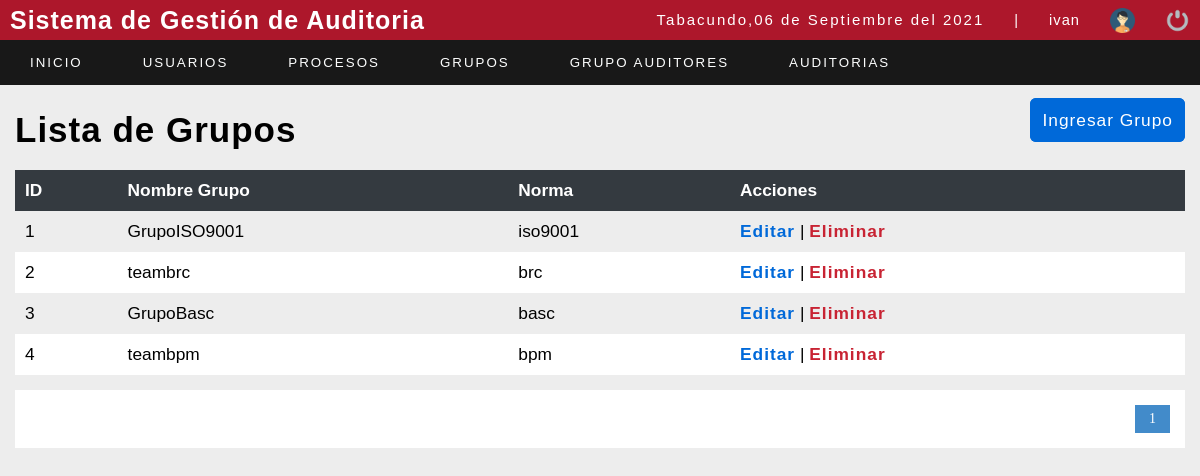
/sistema/lista_grupo_auditor.php (signed in), run on an earlier commit of the app's database.
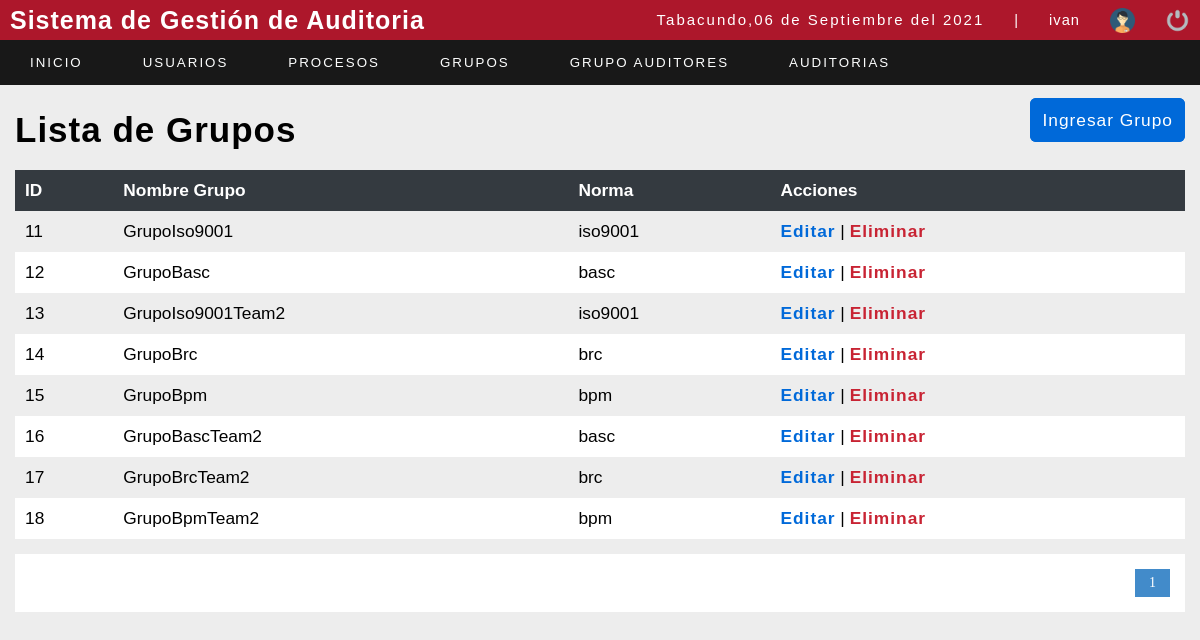
And on a later commit of the database.
### tables this page shows
CREATE TABLE `grupoauditor` (
  `idgrupo` int(11) NOT NULL,
  `nombregrupo` varchar(50) NOT NULL,
  `idnorma` int(11) NOT NULL
);

CREATE TABLE `norma` (
  `idnorma` int(11) NOT NULL,
  `nombrenorma` varchar(50) NOT NULL
);

### sistema/includes/funtions.php (called while the page is built, shortened)
<?php
	function fechaC(){
		$mes = array("","Enero",
					  "Febrero",
					  "Marzo",
					  "Abril",
					  "Mayo",
					  "Junio",
					  "Julio",
					  "Agosto",
					  "Septiembre",
					  "Octubre",
					  "Noviembre",
					  "Diciembre");
		return date('d')." de ". $mes[date('n')] . " del " . date('Y');
	}
 ?>

### sistema/lista_grupo_auditor.php (the view, shortened to what this page needs)
<?php
	include "../conexion.php";
 ?>
<!DOCTYPE html>
<html lang="en">
<head>
	<?php include "includes/scripts.php";?>
	<link rel="stylesheet" href="https://pro.fontawesome.com/releases/v5.10.0/css/all.css" />
</head>
<body>
<?php include "includes/header.php";?>
	<section id="container">
 <div style="display: flex;  justify-content:space-between; margin: 20px 0px; ">
		<h1>Lista de Grupos</h1>
		<div style="justify-content:flex-end">
		<a style="border: 2px solid #0069D9;  color: #ffffff; background-color: #0069D9; border-radius: 6px;" href="registro_grupo_auditor.php" class="btn_save">Ingresar Grupo</a>
	    </div>
		</div>
<table>
<tr>
    <th>ID</th>
    <th>Nombre Grupo</th>
	<th>Norma</th>
	<th>Acciones</th>
</tr>
 <?php
$sql_registe = mysqli_query($conection,"SELECT COUNT(*) as total_registro FROM grupoauditor");
$result_register = mysqli_fetch_array($sql_registe);
$total_registro = $result_register['total_registro'];
$por_pagina = 10;
if(empty($_GET['pagina']))
{
    $pagina = 1;
}else{
    $pagina = $_GET['pagina'];
}
$desde = ($pagina-1) * $por_pagina;
$total_paginas = ceil($total_registro / $por_pagina);
 $query = mysqli_query($conection, "SELECT g.idgrupo, g.nombregrupo,n.nombrenorma from norma n , grupoauditor g where g.idnorma=n.idnorma ORDER BY idgrupo ASC LIMIT $desde,$por_pagina");
$result=mysqli_num_rows($query);
 if($result>0){
    while($data=mysqli_fetch_array($query)){
      ?>
<tr>
    <td><?php echo $data[0];?></td>
    <td><?php echo $data[1] ;?></td>
    <td><?php echo $data[2];?></td>
    <td>
        <a class="link_edit" href="editar_grupo_auditor.php?id=<?php echo $data[0]; ?>">Editar</a>
		<?php if ($_SESSION['rol']==1){?>
		|
		<a class="link_delete" href="eliminar_grupo_auditor.php?id=<?php echo $data[0]; ?>">Eliminar</a>
	   <?php }?>
    </td>
</tr>
       <?php
    }
  }
 ?>
</table>
<div class="paginador">
			<ul>
			<?php
				for ($i=1; $i <= $total_paginas; $i++) {
					if($i == $pagina)
					{
						echo '<li class="pageSelected">'.$i.'</li>';
					}else{
						echo '<li><a href="?pagina='.$i.'">'.$i.'</a></li>';
					}
				}
			 ?>
			</ul>
		</div>
	</section>
</body>
</html>

### sistema/includes/scripts.php (shortened to what this page needs)
<link rel="stylesheet" type="text/css" href="css/style.css">
<?php include "funtions.php";?>

### sistema/includes/header.php (shortened to what this page needs)
<header>
		<div class="header">
			<h1 class="relleno">Sistema de Gestión de Auditoria</h1>
			<div class="optionsBar">
				<p>Tabacundo,<?php echo fechaC(); ?></p>
				<span>|</span>
				<span class="user"><?php echo $_SESSION['user']; ?></span>
				<img class="photouser" src="img/user.png" alt="Usuario">
				<a href="exit.php"><img class="close" src="img/salir.png" alt="Salir del sistema" title="Cerrar Sesión"></a>
			</div>
		</div>
    <?php include "nav.php";?>
	</header>

### sistema/includes/nav.php (shortened to what this page needs)
<nav>
	<ul>
		<li><a href="index.php">Inicio</a></li>
		<?php
		if ($_SESSION['rol'] == 1) {
		?>
			<li class="principal">
				<a href="#">Usuarios</a>
			</li>
			<li class="principal">
				<a href="#">Procesos</a>
			</li>
			<li class="principal">
				<a href="#">Grupos</a>
			</li>
			<li class="principal">
				<a href="#">Grupo Auditores</a>
			</li>
			<li class="principal">
				<a href="#">Auditorias</a>
			</li>
		<?php } ?>
	</ul>
</nav>

### sistema/css/style.css (style rules this page uses)
* { margin: 0; padding: 0; box-sizing: border-box; }
body { background: #ededed; }
h1, h2, h3, h4, h5, h6 { font-family: Arial, sans-serif; font-weight: bold; letter-spacing: 1px; }
h1 { font-size: 25px; }
a { text-decoration: none; font-family: Arial, sans-serif; letter-spacing: 1px; }
p { font-family: Arial, sans-serif; letter-spacing: 2px; font-size: 15px; line-height: 20px; }
span { font-family: Arial, sans-serif; letter-spacing: 1px; font-size: 15px; line-height: 20px; }
header { position: fixed; width: 100%; }
.header { color: #fff; background: #AD172B; height: 40px; display: -webkit-flex; display: -moz-flex; display: -ms-flex; display: -o-flex; display: flex; justify-content: space-between; align-items: center; padding: 10px; }
.optionsBar { display: -webkit-flex; display: -moz-flex; display: -ms-flex; display: -o-flex; display: flex; justify-content: center; align-items: center; }
.optionsBar span { color: #fff; font-size: 11pt; font-family: Arial, sans-serif; margin-left: 30px; }
.photouser { margin-left: 30px; width: 25px; height: 25px; }
.close { width: 25px; height: 25px; }
.optionsBar a { display: -webkit-flex; display: -moz-flex; display: -ms-flex; display: -o-flex; display: flex; margin-left: 30px; }
nav ul { background: rgba(0, 0, 0, 0.9); list-style: none; display: -webkit-flex; display: -moz-flex; display: -ms-flex; display: -o-flex; display: flex; justify-content: left; align-items: center; }
nav ul>li a { position: relative; }
nav a { color: #fdfefe; display: block; font-size: 10pt; font-family: Arial, sans-serif; padding: 15px 30px; text-transform: uppercase; letter-spacing: 2px; transition: background 0.5s; }
nav .principal>a { background-position-x: 0%; background-position-y: 0%; background-size: auto auto; background-position: 94% center; background-size: 10px; }
#container { padding: 90px 15px 15px; }
.btn_save { font-size: 13pt; background: #0069D9; padding: 10px; color: #fff; letter-spacing: 1px; border: 0; cursor: pointer; margin: 15px auto; }
#container h1 { font-size: 35px; display: inline-block; }
table { border-collapse: collapse; font-size: 13pt; font-family: Arial, sans-serif; width: 100%; }
table th { text-align: left; padding: 10px; background: #343A40; color: #fff; }
table tr:nth-child(odd) { background: #fff; }
table td { padding: 10px; }
.link_edit { font-weight: bold; color: #0069D9; }
.link_delete { font-weight: bold; color: #C82333; }
.paginador ul { padding: 15px; list-style: none; background: #FFF; margin-top: 15px; display: -webkit-flex; display: -moz-flex; display: -ms-flex; display: -o-flex; display: flex; justify-content: flex-end; }
.paginador a, .pageSelected { color: #428bca; border: 1px solid #ddd; padding: 5px; display: inline-block; font-size: 14px; text-align: center; width: 35px; }
.pageSelected { color: #FFF; background: #428bca; border: 1px solid #428bca; }

What changed in the data, as far as the page shows it:
removed grupoauditor: idgrupo "1", nombregrupo "GrupoISO9001", idnorma.nombrenorma "iso9001"
removed grupoauditor: idgrupo "2", nombregrupo "teambrc", idnorma.nombrenorma "brc"
removed grupoauditor: idgrupo "3", nombregrupo "GrupoBasc", idnorma.nombrenorma "basc"
removed grupoauditor: idgrupo "4", nombregrupo "teambpm", idnorma.nombrenorma "bpm"
added grupoauditor: idgrupo "11", nombregrupo "GrupoIso9001", idnorma.nombrenorma "iso9001"
added grupoauditor: idgrupo "12", nombregrupo "GrupoBasc", idnorma.nombrenorma "basc"
added grupoauditor: idgrupo "13", nombregrupo "GrupoIso9001Team2", idnorma.nombrenorma "iso9001"
added grupoauditor: idgrupo "14", nombregrupo "GrupoBrc", idnorma.nombrenorma "brc"
added grupoauditor: idgrupo "15", nombregrupo "GrupoBpm", idnorma.nombrenorma "bpm"
added grupoauditor: idgrupo "16", nombregrupo "GrupoBascTeam2", idnorma.nombrenorma "basc"
added grupoauditor: idgrupo "17", nombregrupo "GrupoBrcTeam2", idnorma.nombrenorma "brc"
added grupoauditor: idgrupo "18", nombregrupo "GrupoBpmTeam2", idnorma.nombrenorma "bpm"
